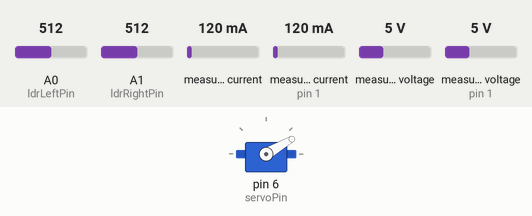
Simulated run of this sketch. Board: Arduino Uno, built with avr-gcc and run on an emulated ATmega328P. On the bench: servo. The inputs (shaded band) are chosen by the test bench; at power-on: A0 (ldrLeftPin) = 512, A1 (ldrRightPin) = 512, measured current 120 mA, measured current (sensor on pin 1) 120 mA, measured voltage 5 V, measured voltage (sensor on pin 1) 5 V. What the sketch prints to the serial monitor is not drawn.

Above: at 2.2 s.
2.3 s: A0 (ldrLeftPin) set to 604
4.2 s: A0 (ldrLeftPin) set to 619
At 8.1 s:
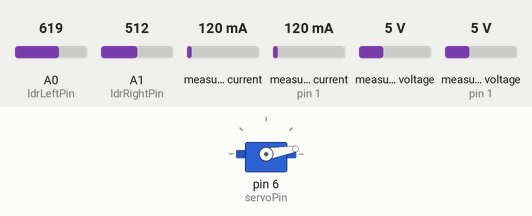
8.2 s: A0 (ldrLeftPin) set to 429
At 9.1 s:
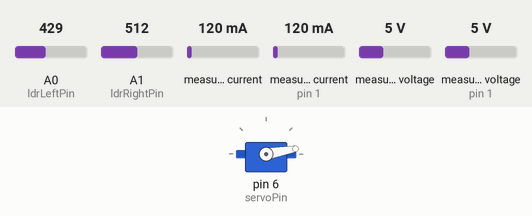
10.2 s: A0 (ldrLeftPin) set to 395
At 13.8 s:
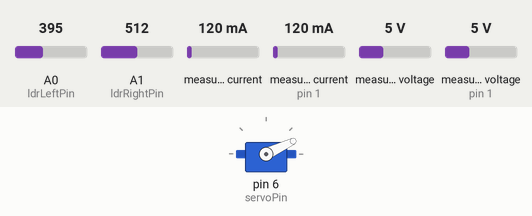
14.2 s: A0 (ldrLeftPin) set to 716
Timing chart, 0 to 21.5 s (numbered marks = the images above; inputs shaded):
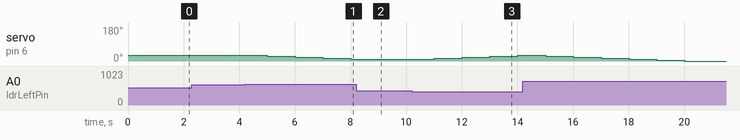

Measured:
- the behaviour switches between 612 and 613 on A0 (ldrLeftPin) (found by bisection; images 0 and 1)
- the behaviour switches between 412 and 411 on A0 (ldrLeftPin) (found by bisection; images 2 and 3)
- after the input at 2.3 s, every drawn part: stays the same
- after the input at 4.2 s, servo on pin 6 (servoPin): 30° → 25° after 0.81 s, → 20° 1.0 s later, → 15° 1.0 s later, → 10° 1.0 s later
- after the input at 8.2 s, servo on pin 6 (servoPin): stays 10° (without the input it goes to 5° after 0.81 s)
- after the input at 10.2 s, servo on pin 6 (servoPin): 10° → 15° after 0.81 s, → 20° 1.0 s later, → 25° 1.0 s later, → 30° 1.0 s later

The sketch:

LDR_servo_02.ino
```cpp
#include <Servo.h>
#include <Wire.h>
#include <Adafruit_INA219.h>

const int ldrLeftPin = A0;    // 左侧 LDR
const int ldrRightPin = A1;   // 右侧 LDR
const int servoPin = 6;

const int threshold = 100;     // 光照差异阈值（可调）
int servoAngle = 30;          // 初始舵机角度
const int stepAngle = 5;
const int minAngle = 0;
const int maxAngle = 180;

Servo myServo;

Adafruit_INA219 ina219Load(0x40);   // 默认地址
Adafruit_INA219 ina219Solar(0x41);  // 改了地址的模块

unsigned long lastServoTime = 0;
unsigned long lastInaTime = 0;
const int servoInterval = 1000; // 每 1 秒判断一次是否转动舵机
const int inaInterval = 50;    // 每 200ms 读取一次功耗

float accumulatedEnergyLoad_mWh = 0;
float accumulatedEnergySolar_mWh = 0;

void setup() {
  Serial.begin(115200);
  Wire.begin();

  myServo.attach(servoPin);
  myServo.write(servoAngle);

  if (!ina219Load.begin()) {
    //Serial.println("INA219 Load not found!");
    while (1);
  }
  if (!ina219Solar.begin()) {
    //Serial.println("INA219 Solar not found!");
    while (1);
  }

  delay(1000);
}

void loop() {
  unsigned long now = millis();

  // 舵机控制（基于光敏电阻差值）
  if (now - lastServoTime >= servoInterval) {
    lastServoTime = now;
    controlServoByLDR();
  }

  // 读取电压/电流/功率
  if (now - lastInaTime >= inaInterval) {
    lastInaTime = now;
    readPowerData();
  }
}

// 舵机控制函数
void controlServoByLDR() {
  int leftLDR = analogRead(ldrLeftPin);
  int rightLDR = analogRead(ldrRightPin);
  int diff = leftLDR - rightLDR;

  //Serial.print("LDR Left: "); Serial.print(leftLDR);
  //Serial.print(" | LDR Right: "); Serial.print(rightLDR);
  //Serial.print(" | Diff: "); Serial.println(diff);

  if (diff > threshold && servoAngle > minAngle) {
    servoAngle -= stepAngle;
    myServo.write(servoAngle);
    //Serial.print(" ← Turn Left");
  } else if (diff < -threshold && servoAngle < maxAngle) {
    servoAngle += stepAngle;
    myServo.write(servoAngle);
    //Serial.print(" → Turn Right");
  } else {
    //Serial.print(" ○ Stay");
  }

  //Serial.print(" | Servo Angle: "); Serial.println(servoAngle);
}

// INA219 功耗读取函数
void readPowerData() {
  float vLoad = ina219Load.getBusVoltage_V();
  float iLoad = ina219Load.getCurrent_mA();
  float pLoad = vLoad * iLoad;
  accumulatedEnergyLoad_mWh += pLoad * inaInterval / (1000.0 * 3600.0);

  float vSolar = ina219Solar.getBusVoltage_V();
  float iSolar = ina219Solar.getCurrent_mA();
  float pSolar = vSolar * iSolar;
  accumulatedEnergySolar_mWh += pSolar * inaInterval / (1000.0 * 3600.0);

  //Serial.println("--- Power Monitor ---");

  //Serial.print("[LOAD]  V: "); Serial.print(vLoad, 2);
  //Serial.print(" V | I: "); Serial.print(iLoad, 2);
  //Serial.print(" mA | P: "); Serial.print(pLoad, 2);
  //Serial.print(" mW | Total: "); Serial.print(accumulatedEnergyLoad_mWh); Serial.println(" mWh");
  //Serial.print("Power_mW: ");
  Serial.print(pLoad);
  Serial.print("\t");
  Serial.println(pSolar);

  //Serial.print("[SOLAR] V: "); Serial.print(vSolar, 2);
  //Serial.print(" V | I: "); Serial.print(iSolar, 2);
  //Serial.print(" mA | P: "); Serial.print(pSolar, 2);
  //Serial.print(" mW | Total: "); Serial.print(accumulatedEnergySolar_mWh); Serial.println(" mWh");
}
```
